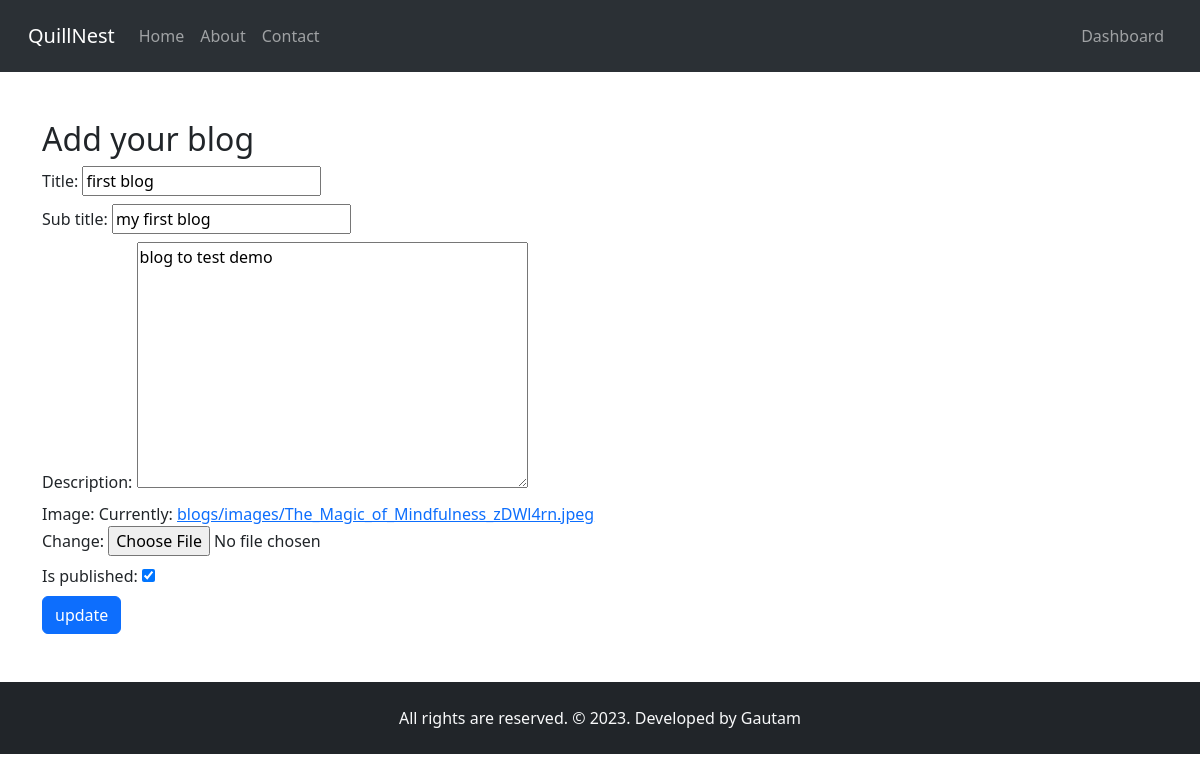
Page /update-blog/first-blog-5956269c (signed in) on the committed database.
### blogs/models.py (models this page shows, shortened)
class SoftDelete(models.Model):
    is_deleted = models.BooleanField(default=False)
    objects = CustomManager()  # overwrite with custom model manager
    every = models.Manager()  # create new model manage that works as built in model manager
    class Meta:
        abstract = True  # It indicates that this class is not model but it is a base class for models

class Blog(SoftDelete):
    user = models.ForeignKey(User, on_delete=models.CASCADE, default=1)
    title = models.CharField(max_length=200)
    sub_title = models.CharField(max_length=300)
    description = models.TextField()
    slug = models.SlugField(max_length=100, null=True, blank=True, unique=True)
    image = models.ImageField(upload_to="blogs/images", default="default-blog.jpg")
    is_published = models.BooleanField(default=False)
    published_at = models.DateTimeField(null=True, blank=True)
    created_at = models.DateTimeField(auto_now_add=True)
    updated_at = models.DateTimeField(auto_now=True)
    deleted_at = models.DateTimeField(auto_now=True)

### blogs/views.py (the view)
# urls.py: path('update-blog/<slug>', views.update_blog, name='update_blog'),
@login_required(login_url='users:login')
def update_blog(request, slug):
    blog = Blog.objects.get(slug=slug)
    if request.method == "POST":
        form = BlogsForm(request.POST or None,
                         request.FILES or None, instance=blog)
        if form.is_valid():
            form.instance.user = request.user
            if form.instance.is_published:
                form.instance.published_at = datetime.datetime.now()
            else:
                form.instance.published_at = None
            form.save()
            return redirect('blogs:my_blogs')
    else:
        form = BlogsForm(instance=blog)
    context = {
        'form': form,
        'btn_name': "update",
    }
    return render(request, 'blogs/add-blog.html', context)

### blogs/forms.py
class BlogsForm(ModelForm):
    class Meta:
        model = Blog
        fields = ["title", "sub_title", "description", "image", "is_published"]
        exclude = ('user',)

### blogs/models.py (called while the page is built)
    def get_queryset(self) -> QuerySet:
        return super().get_queryset().filter(is_deleted=False)

### blogs/templates/blogs/add-blog.html (shortened to what this page needs)
{% extends "base.html" %}
{% block body %}
<h2>Add your blog</h2>
<form action="" method="post" enctype="multipart/form-data">
    {% for field in form %}
    <div class="fieldWrapper mb-2">
        {{ field.label_tag }} {{ field }}
    </div>
    {% endfor %}
    <div>
        <input type="submit" value="{{btn_name}}" class="btn btn-primary">
    </div>
</form>
{% endblock %}

### rows in the picture
Blog: form "first blog" "my first blog" "blog to test demo" "☑"

### other values in the picture
{{ field.label_tag }} "Title:" "Sub title:" "Description:" "Image:" "Is published:"
